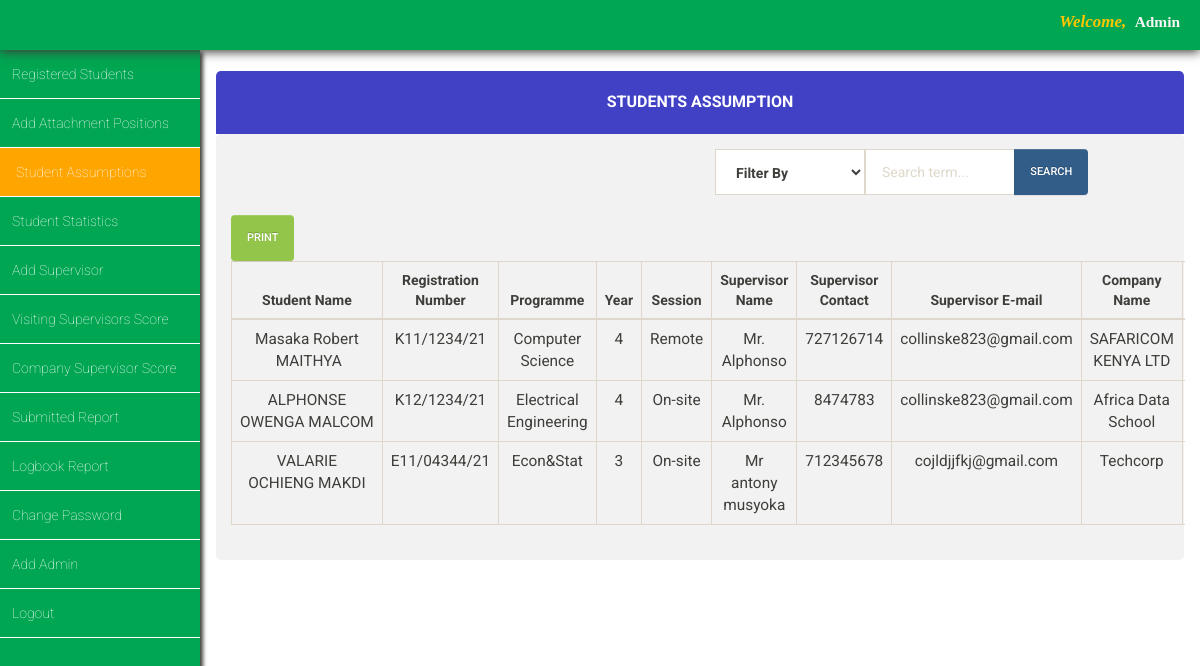
/iasms/admin/students_assumptions/students_assumptions.php, run on the app's committed database.
### tables this page shows
CREATE TABLE `students_assumption` (
  `id` int(11) NOT NULL,
  `first_name` varchar(200) NOT NULL,
  `last_name` varchar(200) NOT NULL,
  `other_name` varchar(200) NOT NULL,
  `index_number` varchar(200) NOT NULL,
  `level` varchar(200) NOT NULL,
  `programme` varchar(200) NOT NULL,
  `session` varchar(200) NOT NULL,
  `company_name` varchar(200) NOT NULL,
  `supervisor_name` varchar(200) NOT NULL,
  `supervisor_contact` int(20) NOT NULL,
  `supervisor_email` varchar(100) NOT NULL,
  `company_region` varchar(200) NOT NULL,
  `company_address` mediumtext NOT NULL,
  `registration_type` varchar(200) NOT NULL,
  `date` timestamp NOT NULL DEFAULT current_timestamp() ON UPDATE current_timestamp()
);

### iasms/admin/students_assumptions/students_assumptions.php (the view, shortened to what this page needs)
<?php
include '../../database_connection/database_connection.php';
$mysql_query_1 = "SELECT * FROM students_assumption";
?>
<!DOCTYPE html>
<html lang="en">
<head>
  <link rel="stylesheet" href="../../css/bootstrap-theme.min.css" />
  <link rel="stylesheet" href="../../css/bootstrap.min.css" />
  <link rel="stylesheet" href="../../css/main_page_style.css" />
  <link rel="stylesheet" href="students_assumptions.css" />
</head>
<body>
  <div id="top-navigation">
    <div id="student_name">
      <span style="color:rgb(255, 198, 0);font-size:1.1em"><em>Welcome,</em>&nbsp; </span>
      <span style="font-family:serif"><?php echo "Admin"; ?></span>
    </div>
  </div>
  <div id="left_side_bar">
    <ul id="menu_list">
      <a class="menu_items_link" href="../view_registered_students/view_registered_students.php">
        <li class="menu_items_list">Registered Students</li>
      </a>
      <a class="menu_items_link" href="../../add_position.php">
        <li class="menu_items_list">Add Attachment Positions</li>
      </a>
      <a class="menu_items_link" href="students_assumptions.php">
        <li class="menu_items_list" style="background-color:orange;padding-left:16px">Student Assumptions</li>
      </a>
      <a class="menu_items_link" href="../student_stat/student_stat.php">
        <li class="menu_items_list">Student Statistics</li>
      </a>
      <a class="menu_items_link" href="../../add_supervisor.php">
        <li class="menu_items_list">Add Supervisor</li>
      </a>
      <a class="menu_items_link" href="../visiting_score/visiting_supervisors_score.php">
        <li class="menu_items_list">Visiting Supervisors Score</li>
      </a>
      <a class="menu_items_link" href="../company_score/company_supervisor_score.php">
        <li class="menu_items_list">Company Supervisor Score</li>
      </a>
      <a class="menu_items_link" href="../../admin_reports.php">
        <li class="menu_items_list">Submitted Report</li>
      </a>
      <a class="menu_items_link" href="../../logbook_report.php">
        <li class="menu_items_list">Logbook Report</li>
      </a>
      <a class="menu_items_link" href="../change_password/change_password.php">
        <li class="menu_items_list">Change Password</li>
      </a>
      <a class="menu_items_link" href="../../add_admin.php">
        <li class="menu_items_list">Add Admin</li>
      </a>
      <a class="menu_items_link" href="../../index.php">
        <li class="menu_items_list">Logout</li>
      </a>
    </ul>
  </div>
  <div class="container-fluid">
    <div id="main_content">
      <div class="panel">
        <div class="panel-heading phead">
          <h2 class="panel-title ptitle">Students Assumption</h2>
        </div>
        <div class="panel-body pbody">
          <form method="post" action="">
            <div class="row">
              <div class="col-xs-5 col-xs-offset-6">
                <div class="input-group">
                  <div class="input-group-btn search-panel">
                    <select class="form-control search_by_side" name="filter-by">
                      <option>Filter By</option>
                    </select>
                  </div>
                  <input type="text" class="form-control" name="txt_search_term" placeholder="Search term...">
                  <span class="input-group-btn">
                    <input type="submit" class="btn btn-primary" value="Search" name="btn_search">
                  </span>
                </div>
              </div>
            </div>
          </form>
          <br>
          <button class="btn btn-success" onclick="printTable()">Print</button>
          <div id="print-section">
            <table class="table table-bordered table-hover">
              <thead>
                <tr>
                  <th style="text-align:center">Student Name</th>
                  <th style="text-align:center">Registration Number</th>
                  <th style="text-align:center">Programme</th>
                  <th style="text-align:center">Year</th>
                  <th style="text-align:center">Session</th>
                  <th style="text-align:center">Supervisor Name</th>
                  <th style="text-align:center">Supervisor Contact</th>
                  <th style="text-align:center" width="5%">Supervisor E-mail</th>
                  <th style="text-align:center">Company Name</th>
                  <th style="text-align:center">Company Region</th>
                </tr>
              </thead>
              <tbody>
                <?php
                $execute_result_query = mysqli_query($conn, $mysql_query_1);
                while ($row_set = mysqli_fetch_array($execute_result_query)) {
                    echo "<tr style='text-align:center;font-size:1.1em'>";
                    echo "<td>".$row_set["first_name"]."&nbsp;".$row_set["last_name"]."</td>";
                    echo "<td>".$row_set["index_number"]."</td>";
                    echo "<td>".$row_set["programme"]."</td>";
                    echo "<td>".$row_set["level"]."</td>";
                    echo "<td>".$row_set["session"]."</td>";
                    echo "<td>".$row_set["supervisor_name"]."</td>";
                    echo "<td>".$row_set["supervisor_contact"]."</td>";
                    echo "<td>".$row_set["supervisor_email"]."</td>";
                    echo "<td>".$row_set["company_name"]."</td>";
                    echo "<td>".$row_set["company_region"]."</td>";
                    echo "</tr>";
                }
                ?>
              </tbody>
            </table>
          </div>
        </div>
      </div>
    </div>
  </div>
</body>
</html>

### iasms/css/main_page_style.css (style rules this page uses)
* { margin: 0; padding: 0; }
#top-navigation { position: fixed; width: 100%; height: 50px; background-color: #00a651; box-shadow: 0 2px 10px; z-index: 4; }
#top-navigation #student_name { color: whitesmoke; float: right; margin-right: 20px; font-size: 1.1em; font-weight: bold; margin-top: 10px; font-family: serif; }
#left_side_bar { height: 92vh; float: left; margin-top: 50px; overflow: auto; background-color: #00a651; position: fixed; box-shadow: 3px 2px 4px; width: 200px; z-index: 2; }
#left_side_bar #menu_list a { text-decoration: none; color: white; font-size: 1em; }
#left_side_bar #menu_list li { text-decoration-style: none; padding: 14px 10px 14px 12px; border-bottom: 1px solid white; font-weight: lighter; }
#main_content { background-color: white; margin-top: 50px; float: right; padding-left: 200px; width: 100%; height: 92vh; overflow-y: auto; overflow-x: auto; }
@media only screen and (min-width: 320px) { #left_side_bar { width: 160px; } }
@media only screen and (min-width: 320px) { #left_side_bar #menu_list a { font-size: .8em; } }
@media only screen and (min-width: 320px) { #left_side_bar #menu_list li { padding: 14px 10px 14px 8px; } }
@media only screen and (min-width: 320px) { #main_content { padding-left: 160px; } }
@media only screen and (min-width: 480px) { #left_side_bar { width: 160px; } }
@media only screen and (min-width: 480px) { #left_side_bar #menu_list a { font-size: .8em; } }
@media only screen and (min-width: 480px) { #left_side_bar #menu_list li { padding: 14px 10px 14px 8px; } }
@media only screen and (min-width: 480px) { #main_content { padding-left: 160px; } }
@media only screen and (min-width: 992px) { #left_side_bar { width: 200px; } }
@media only screen and (min-width: 992px) { #left_side_bar #menu_list a { font-size: 1em; } }
@media only screen and (min-width: 992px) { #left_side_bar #menu_list li { padding: 14px 10px 14px 12px; } }
@media only screen and (min-width: 992px) { #main_content { padding-left: 200px; } }
@media only screen and (min-width: 1200px) { #left_side_bar { width: 200px; } }
@media only screen and (min-width: 1200px) { #left_side_bar #menu_list a { font-size: 1em; } }
@media only screen and (min-width: 1200px) { #left_side_bar #menu_list li { padding: 14px 10px 14px 12px; } }
@media only screen and (min-width: 1200px) { #main_content { padding-left: 200px; } }

### iasms/admin/students_assumptions/students_assumptions.css (style rules this page uses)
.search_by_side { width: 150px !important; font-weight: bold; }
.table { width: 100% !important; }
.phead { padding: 20px; margin-top: 20px; width: 100%; text-align: center; font-weight: bold; background-color: rgba(27, 27, 187, 0.83); border-top-left-radius: 5px; border-top-right-radius: 5px; color: white; }
.ptitle { font-size: 16px !important; font-weight: bold !important; }
.pbody { background-color: rgba(232, 232, 232, 0.56); border-radius: 5px; }

### data on the page
students_assumption: first_name "Masaka Robert", last_name "MAITHYA", index_number "K11/1234/21", programme "Computer Science", level "4", session "Remote", supervisor_name "Mr. Alphonso", supervisor_contact "727126714", supervisor_email "collinske823@gmail.com", company_name "SAFARICOM KENYA LTD"
students_assumption: first_name "ALPHONSE OWENGA", last_name "MALCOM", index_number "K12/1234/21", programme "Electrical Engineering", level "4", session "On-site", supervisor_name "Mr. Alphonso", supervisor_contact "8474783", supervisor_email "collinske823@gmail.com", company_name "Africa Data School"
students_assumption: first_name "VALARIE OCHIENG", last_name "MAKDI", index_number "E11/04344/21", programme "Econ&Stat", level "3", session "On-site", supervisor_name "Mr antony musyoka", supervisor_contact "712345678", supervisor_email "cojldjjfkj@gmail.com", company_name "Techcorp"
